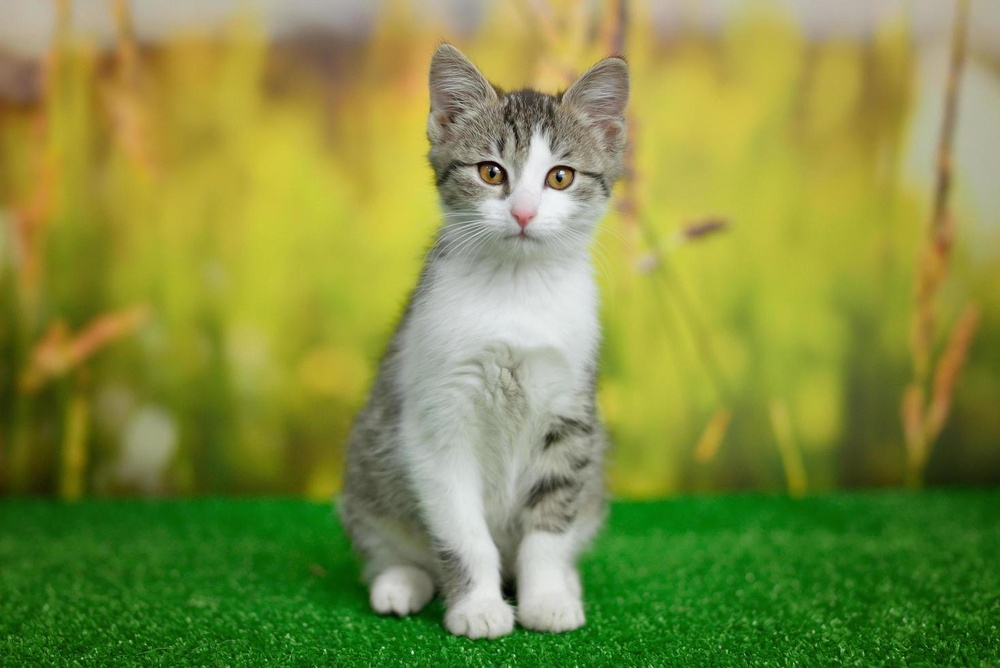
#> input picture cat.jpg, 1000 x 668 px, shrunk from 1468 x 980 before the run
$ python class3.py
#> lines starting #> are read from the running program, lines starting #| are printed output that depends on the picture; after the words box and inside, x2 and y2 are one past the last pixel; in counts of white or black regions, pixels touching at a corner belong together
#To convert RGB to Binary Scale Image
import cv2
# img = cv2.imread("cat.jpg",0)#method 1
img = cv2.imread("cat.jpg")
#> img is the input picture: shape (668, 1000, 3); mean B, G, R 66, 142.6, 129.7
gray_img = cv2.cvtColor(img,cv2.COLOR_BGR2GRAY)#method 2
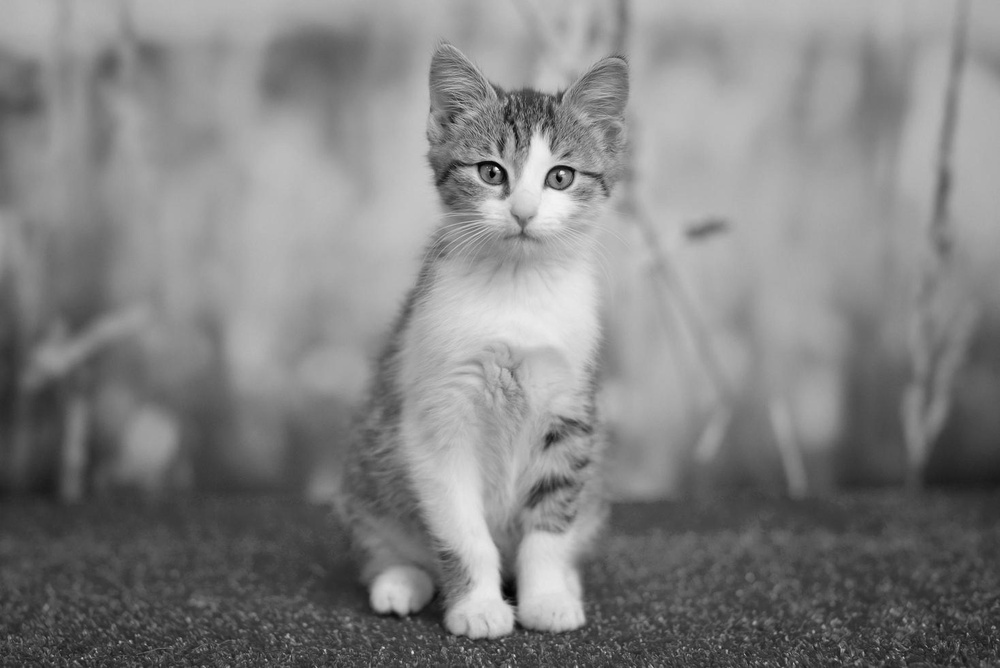
#> gray_img: shape (668, 1000); min 0, max 249, mean 130
# print(gray_img.ndim)#2 channel

ret,binary = cv2.threshold(gray_img,150,255,cv2.THRESH_BINARY)
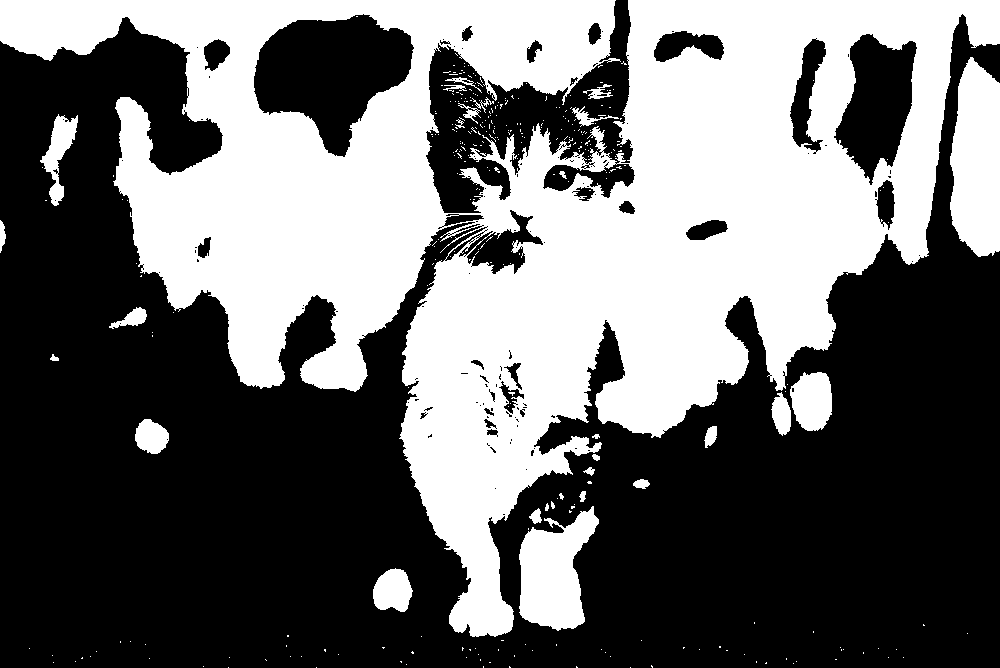
#> binary: shape (668, 1000); 41.9% white; 332 white regions (303 under 20 px), largest, box (x1, y1, x2, y2) and area: (0, 0, 1000, 637) 256446, (950, 57, 1000, 257) 8186, (519, 506, 599, 631) 6222
cv2.imshow("this is cat BINARY image",binary)

cv2.waitKey(0)
cv2.destroyAllWindows()

$ run again, with group_img.jpg copied over cat.jpg
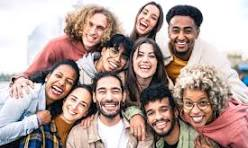
#> input picture group_img.jpg, 248 x 148 px
#> img is the input picture: shape (148, 248, 3); mean B, G, R 153.8, 159.2, 180.7
#> `gray_img = cv2.cvtColor(img,cv2.COLOR_BGR2GRAY)#method 2`:
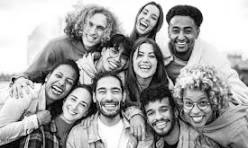
#> gray_img: shape (148, 248); min 0, max 255, mean 165
#> `ret,binary = cv2.threshold(gray_img,150,255,cv2.THRESH_BINARY)`:
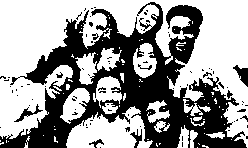
#> binary: shape (148, 248); 60.4% white; 83 black regions (72 under 20 px), largest, box (x1, y1, x2, y2) and area: (0, 2, 247, 148) 13706, (233, 65, 248, 87) 159, (14, 104, 43, 122) 121
